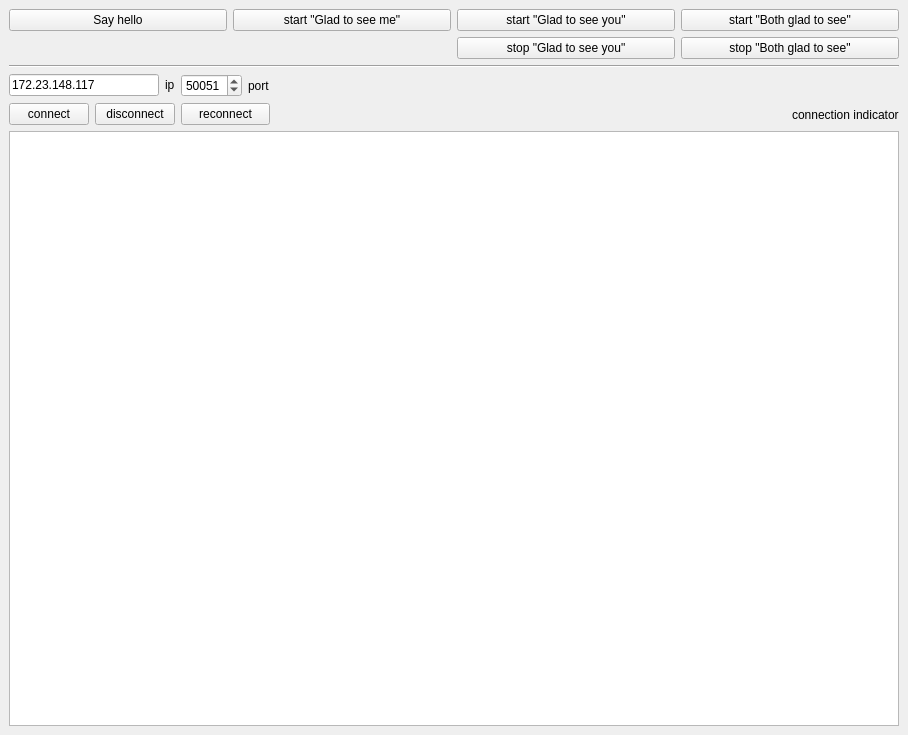
<?xml version="1.0" encoding="UTF-8"?>
<ui version="4.0">
 <class>mainWindow</class>
 <widget class="QMainWindow" name="mainWindow">
  <property name="geometry">
   <rect>
    <x>0</x>
    <y>0</y>
    <width>908</width>
    <height>735</height>
   </rect>
  </property>
  <property name="windowTitle">
   <string>MainWindow</string>
  </property>
  <widget class="QWidget" name="centralWidget">
   <layout class="QGridLayout" name="gridLayout_7">
    <item row="0" column="0" colspan="2">
     <layout class="QGridLayout" name="gridLayout">
      <item row="0" column="0">
       <widget class="QPushButton" name="pb_sayhello">
        <property name="text">
         <string>Say hello</string>
        </property>
       </widget>
      </item>
      <item row="0" column="3">
       <widget class="QPushButton" name="pb_start_read_write_stream">
        <property name="text">
         <string>start &quot;Both glad to see&quot;</string>
        </property>
       </widget>
      </item>
      <item row="1" column="3">
       <widget class="QPushButton" name="pb_stop_read_write_stream">
        <property name="text">
         <string>stop &quot;Both glad to see&quot;</string>
        </property>
       </widget>
      </item>
      <item row="1" column="2">
       <widget class="QPushButton" name="pb_stop_write_stream">
        <property name="text">
         <string>stop &quot;Glad to see you&quot;</string>
        </property>
       </widget>
      </item>
      <item row="0" column="2">
       <widget class="QPushButton" name="pb_start_write_stream">
        <property name="text">
         <string>start &quot;Glad to see you&quot;</string>
        </property>
       </widget>
      </item>
      <item row="0" column="1">
       <widget class="QPushButton" name="pb_start_read_stream">
        <property name="text">
         <string>start &quot;Glad to see me&quot;</string>
        </property>
       </widget>
      </item>
     </layout>
    </item>
    <item row="1" column="0" colspan="2">
     <widget class="Line" name="line">
      <property name="orientation">
       <enum>Qt::Horizontal</enum>
      </property>
     </widget>
    </item>
    <item row="2" column="0" rowspan="2">
     <layout class="QGridLayout" name="gridLayout_5">
      <item row="0" column="0" colspan="2">
       <layout class="QGridLayout" name="gridLayout_2">
        <item row="0" column="0">
         <widget class="QLineEdit" name="le_ipaddr">
          <property name="text">
           <string>172.23.148.117</string>
          </property>
         </widget>
        </item>
        <item row="0" column="1">
         <widget class="QLabel" name="label_2">
          <property name="text">
           <string>ip</string>
          </property>
         </widget>
        </item>
       </layout>
      </item>
      <item row="0" column="2">
       <layout class="QGridLayout" name="gridLayout_3">
        <item row="0" column="0">
         <widget class="QSpinBox" name="sb_port">
          <property name="minimum">
           <number>1</number>
          </property>
          <property name="maximum">
           <number>65535</number>
          </property>
          <property name="value">
           <number>50051</number>
          </property>
         </widget>
        </item>
        <item row="0" column="1">
         <widget class="QLabel" name="label_3">
          <property name="text">
           <string>port</string>
          </property>
         </widget>
        </item>
       </layout>
      </item>
      <item row="1" column="0">
       <widget class="QPushButton" name="pb_connect">
        <property name="text">
         <string>connect</string>
        </property>
       </widget>
      </item>
      <item row="1" column="1">
       <widget class="QPushButton" name="pb_disconnect">
        <property name="text">
         <string>disconnect</string>
        </property>
       </widget>
      </item>
      <item row="1" column="2">
       <widget class="QPushButton" name="pb_reconnect">
        <property name="text">
         <string>reconnect</string>
        </property>
       </widget>
      </item>
     </layout>
    </item>
    <item row="3" column="1">
     <layout class="QGridLayout" name="gridLayout_6">
      <item row="0" column="0">
       <spacer name="verticalSpacer">
        <property name="orientation">
         <enum>Qt::Vertical</enum>
        </property>
        <property name="sizeType">
         <enum>QSizePolicy::Minimum</enum>
        </property>
        <property name="sizeHint" stdset="0">
         <size>
          <width>20</width>
          <height>20</height>
         </size>
        </property>
       </spacer>
      </item>
      <item row="1" column="0">
       <layout class="QGridLayout" name="gridLayout_4">
        <item row="0" column="2">
         <widget class="QLabel" name="label">
          <property name="text">
           <string>connection indicator</string>
          </property>
         </widget>
        </item>
        <item row="0" column="1">
         <widget class="QPushButton" name="pb_indicator">
          <property name="enabled">
           <bool>true</bool>
          </property>
          <property name="maximumSize">
           <size>
            <width>20</width>
            <height>20</height>
           </size>
          </property>
          <property name="text">
           <string/>
          </property>
          <property name="flat">
           <bool>true</bool>
          </property>
         </widget>
        </item>
        <item row="0" column="0">
         <spacer name="horizontalSpacer">
          <property name="orientation">
           <enum>Qt::Horizontal</enum>
          </property>
          <property name="sizeHint" stdset="0">
           <size>
            <width>40</width>
            <height>20</height>
           </size>
          </property>
         </spacer>
        </item>
       </layout>
      </item>
     </layout>
    </item>
    <item row="4" column="0" colspan="2">
     <widget class="QTextEdit" name="textEdit">
      <property name="readOnly">
       <bool>true</bool>
      </property>
     </widget>
    </item>
   </layout>
   <zorder>layoutWidget_2</zorder>
   <zorder>line</zorder>
   <zorder>layoutWidget_3</zorder>
   <zorder>textEdit</zorder>
   <zorder>pb_indicator</zorder>
   <zorder>pb_indicator</zorder>
   <zorder></zorder>
   <zorder>le_ipaddr</zorder>
   <zorder>sb_port</zorder>
   <zorder>label_2</zorder>
   <zorder>label_3</zorder>
   <zorder>verticalSpacer</zorder>
  </widget>
  <widget class="QMenuBar" name="menubar">
   <property name="geometry">
    <rect>
     <x>0</x>
     <y>0</y>
     <width>908</width>
     <height>21</height>
    </rect>
   </property>
  </widget>
 </widget>
 <resources/>
 <connections/>
</ui>
